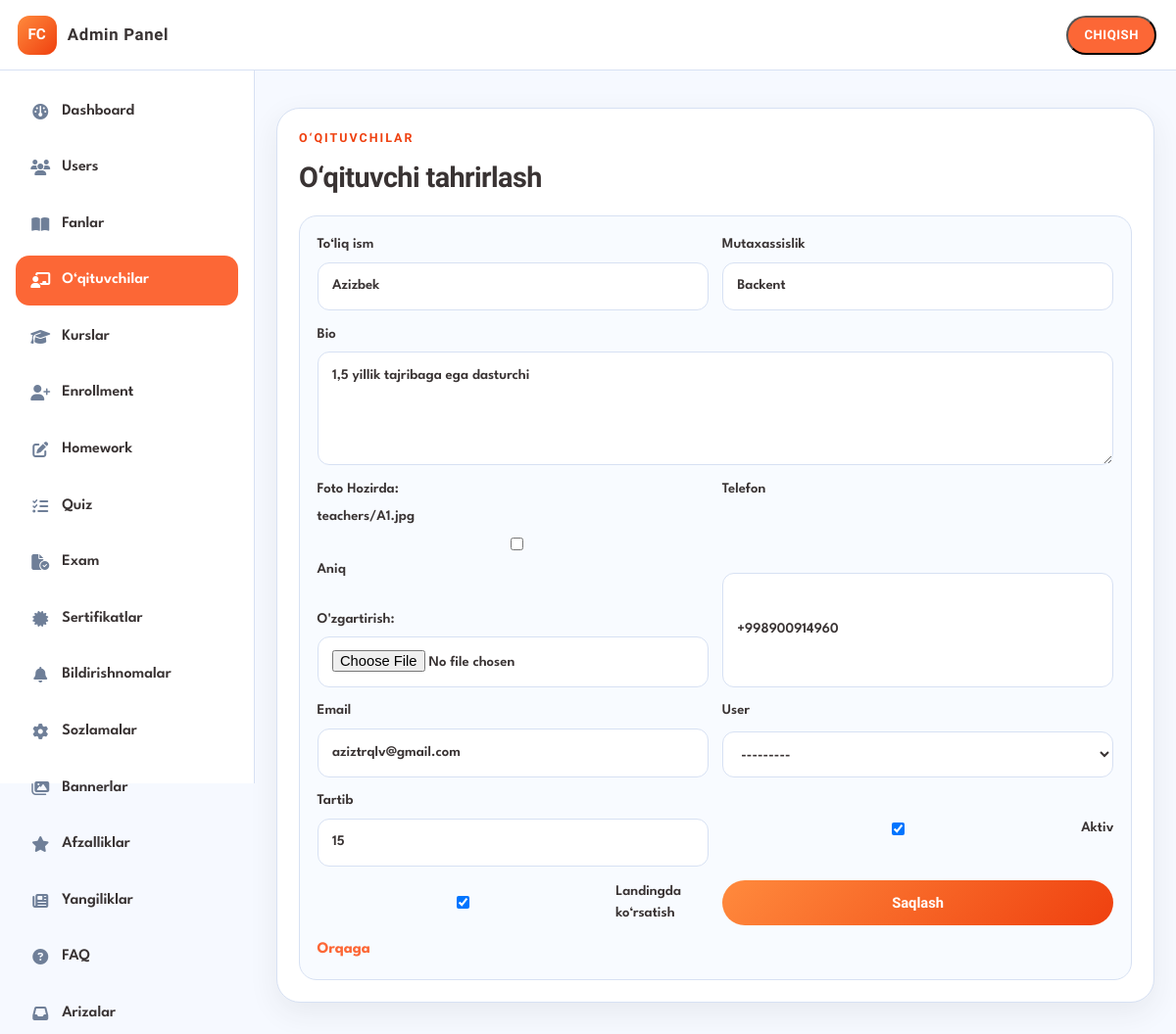
The app's page /portal/admin/teachers/1/edit/ (signed in) with its own data.
### learning/models.py (models this page shows, shortened)
class Teacher(models.Model):
    full_name = models.CharField(max_length=150)
    specialty = models.CharField(max_length=150, blank=True)
    bio = models.TextField(blank=True)
    photo = models.ImageField(upload_to="teachers/", blank=True, null=True)
    phone = models.CharField(max_length=30, blank=True)
    email = models.EmailField(blank=True)
    is_active = models.BooleanField(default=True, db_index=True)
    show_on_landing = models.BooleanField(default=True, db_index=True)
    sort_order = models.PositiveIntegerField(default=0)
    user = models.OneToOneField(
        settings.AUTH_USER_MODEL,
        on_delete=models.SET_NULL,
        null=True,
        blank=True,
        related_name="teacher_profile",
    )
    created_at = models.DateTimeField(auto_now_add=True)
    class Meta:
        ordering = ["sort_order", "full_name"]
        verbose_name = "O‘qituvchi"
        verbose_name_plural = "O‘qituvchilar"

### portal/learning_admin.py (the view)
@admin_required
@require_http_methods(["GET", "POST"])
def admin_teacher_edit(request, pk):
    obj = get_object_or_404(Teacher, pk=pk)
    form = TeacherForm(request.POST or None, request.FILES or None, instance=obj)
    if request.method == "POST" and form.is_valid():
        form.save()
        messages.success(request, "O‘qituvchi yangilandi.")
        return redirect("portal:admin_teachers")
    return _render(
        request,
        "portal/admin/teacher_form.html",
        {"form": form, "title": "O‘qituvchi tahrirlash", "obj": obj},
    )

### learning/forms.py
class TeacherForm(forms.ModelForm):
    class Meta:
        model = Teacher
        fields = [
            "full_name",
            "specialty",
            "bio",
            "photo",
            "phone",
            "email",
            "user",
            "is_active",
            "show_on_landing",
            "sort_order",
        ]
        widgets = {"bio": forms.Textarea(attrs={"rows": 4})}
    def __init__(self, *args, **kwargs):
        super().__init__(*args, **kwargs)
        qs = User.objects.filter(profile__role=Role.TEACHER, is_active=True)
        if self.instance and self.instance.user_id:
            qs = User.objects.filter(
                Q(pk=self.instance.user_id) | Q(profile__role=Role.TEACHER, is_active=True)
            )
        self.fields["user"].queryset = qs.order_by("username")
        self.fields["user"].required = False
        self.fields["user"].label = "Bog‘langan user (Teacher)"

### accounts/models.py (called while the page is built)
    @property
    def is_admin(self):
        return self.role == Role.ADMIN or self.user.is_superuser

    @property
    def is_student(self):
        return self.role == Role.STUDENT and not self.user.is_superuser

### accounts/permissions.py (called while the page is built)
def get_profile(user) -> Profile:
    profile, _ = Profile.objects.get_or_create(
        user=user,
        defaults={
            "role": Role.ADMIN if user.is_superuser else Role.STUDENT,
            "full_name": user.get_full_name() or user.username,
            "is_email_verified": user.is_superuser,
            "must_change_password": not user.is_superuser,
        },
    )
    return profile

def _password_gate(request, profile):
    if profile.must_change_password:
        return redirect("accounts:force_password_change")
    return None

def admin_required(view_func):
    @login_required
    @wraps(view_func)
    def _wrapped(request, *args, **kwargs):
        profile = get_profile(request.user)
        request.profile = profile
        blocked = _password_gate(request, profile)
        if blocked:
            return blocked
        if profile.is_admin:
            return view_func(request, *args, **kwargs)
        messages.error(request, "Faqat administrator kira oladi.")
        return redirect(role_home_url_name(request.user))
    return _wrapped

### portal/learning_admin.py (called while the page is built)
def _render(request, template, context=None):
    return render(request, template, context or {})

### templates/portal/admin/teacher_form.html (shortened to what this page needs)
{% extends "portal/admin/admin_base.html" %}
{% block content %}
<section class="panel">
  <div class="panel-head"><div><p class="eyebrow">O‘qituvchilar</p><h2>{{ title }}</h2></div></div>
  <form method="post" class="contact-form grid-form" enctype="multipart/form-data">
    <label>To‘liq ism {{ form.full_name }}{% if form.full_name.errors %}<span class="field-error">{{ form.full_name.errors.0 }}</span>{% endif %}</label>
    <label>Mutaxassislik {{ form.specialty }}</label>
    <label class="full">Bio {{ form.bio }}</label>
    <label>Foto {{ form.photo }}</label>
    <label>Telefon {{ form.phone }}</label>
    <label>Email {{ form.email }}</label>
    <label>User {{ form.user }}</label>
    <label>Tartib {{ form.sort_order }}</label>
    <label class="check-inline">{{ form.is_active }} Aktiv</label>
    <label class="check-inline">{{ form.show_on_landing }} Landingda ko‘rsatish</label>
    <button class="btn btn-primary" type="submit">Saqlash</button>
    <a class="text-link" href="{% url 'portal:admin_teachers' %}">Orqaga</a>
  </form>
</section>
{% endblock %}

### static/css/styles.css (style rules this page uses)
:root { --bg: #f6f9ff; --white: #ffffff; --main-dark: #393333; --muted: #7b879c; --stroke: #d7e1f3; --icon-light: #e6edfb; --accent: #fc6736; --accent-deep: #ef400f; --blue: #009bf5; --blue-2: #3b82f6; --blue-soft: #60a5fa; --green: #00cc81; --cyan: #00bcd3; --gold: #fdc61d; --sidebar: 260px; --topbar: 72px; --radius: 20px; --shadow: 0 10px 30px rgba(57, 51, 51, 0.08); --font: "League Spartan", system-ui, sans-serif; --font-display: "Oxanium", system-ui, sans-serif; }
*, *::before, *::after { box-sizing: border-box; }
html { scroll-behavior: smooth; }
body { margin: 0; font-family: var(--font); color: var(--main-dark); background: var(--bg); line-height: 1.5; }
a { color: inherit; text-decoration: none; }
h1, h2, h3, .brand-text, .eyebrow { font-family: var(--font-display); margin: 0; letter-spacing: -0.02em; }
p { margin: 0; }
.eyebrow { font-size: 0.78rem; font-weight: 700; letter-spacing: 0.16em; text-transform: uppercase; margin-bottom: 0.55rem; opacity: 0.9; }
.panel .eyebrow, .growth-panel .eyebrow, .streak-panel .eyebrow, .contact-panel .eyebrow { color: var(--accent-deep); opacity: 1; }
.btn { display: inline-flex; align-items: center; justify-content: center; min-height: 46px; padding: 0.7rem 1.15rem; border-radius: 999px; border: 0; font-family: var(--font-display); font-weight: 700; font-size: 0.92rem; cursor: pointer; transition: transform 0.2s ease, filter 0.2s ease, background 0.2s ease; }
.btn-primary { background: linear-gradient(135deg, #ff8a3d, var(--accent-deep)); color: #fff; }
.panel { margin-top: 1.1rem; padding: 1.35rem; background: var(--white); border: 1px solid var(--stroke); border-radius: 24px; box-shadow: var(--shadow); }
.panel-head { display: flex; align-items: end; justify-content: space-between; gap: 1rem; margin-bottom: 1.1rem; }
.panel h2, .growth-panel h2, .streak-panel h2, .contact-panel h2 { font-size: clamp(1.35rem, 2.4vw, 1.8rem); font-weight: 800; }
.text-link { color: var(--accent); font-weight: 700; display: inline-flex; align-items: center; gap: 0.4rem; white-space: nowrap; }
.contact-form { display: grid; gap: 0.85rem; padding: 1.1rem; border-radius: 18px; background: #f8fbff; border: 1px solid var(--stroke); }
.contact-form label { display: grid; gap: 0.4rem; font-size: 0.92rem; font-weight: 600; }
.contact-form input, .contact-form select, .contact-form textarea { width: 100%; border: 1.5px solid var(--stroke); border-radius: 12px; background: var(--white); padding: 0.8rem 0.9rem; font: inherit; color: var(--main-dark); outline: none; }
.contact-form .btn { width: 100%; }

### static/css/portal.css (style rules this page uses)
.portal-body { min-height: 100svh; }
.grid-form { grid-template-columns: repeat(2, minmax(0, 1fr)); }
.grid-form .full { grid-column: 1 / -1; }
.grid-form .check-inline { display: flex; align-items: center; gap: 0.5rem; }

### records on screen
Teacher: full_name "Azizbek", specialty "Backent", bio "1,5 yillik tajribaga ega dasturchi", phone "+998900914960", email "aziztrqlv@gmail.com", user "---------", sort_order "15", is_active "☑", show_on_landing "☑"

### other values on screen
{{ title }} "O‘qituvchi tahrirlash"
